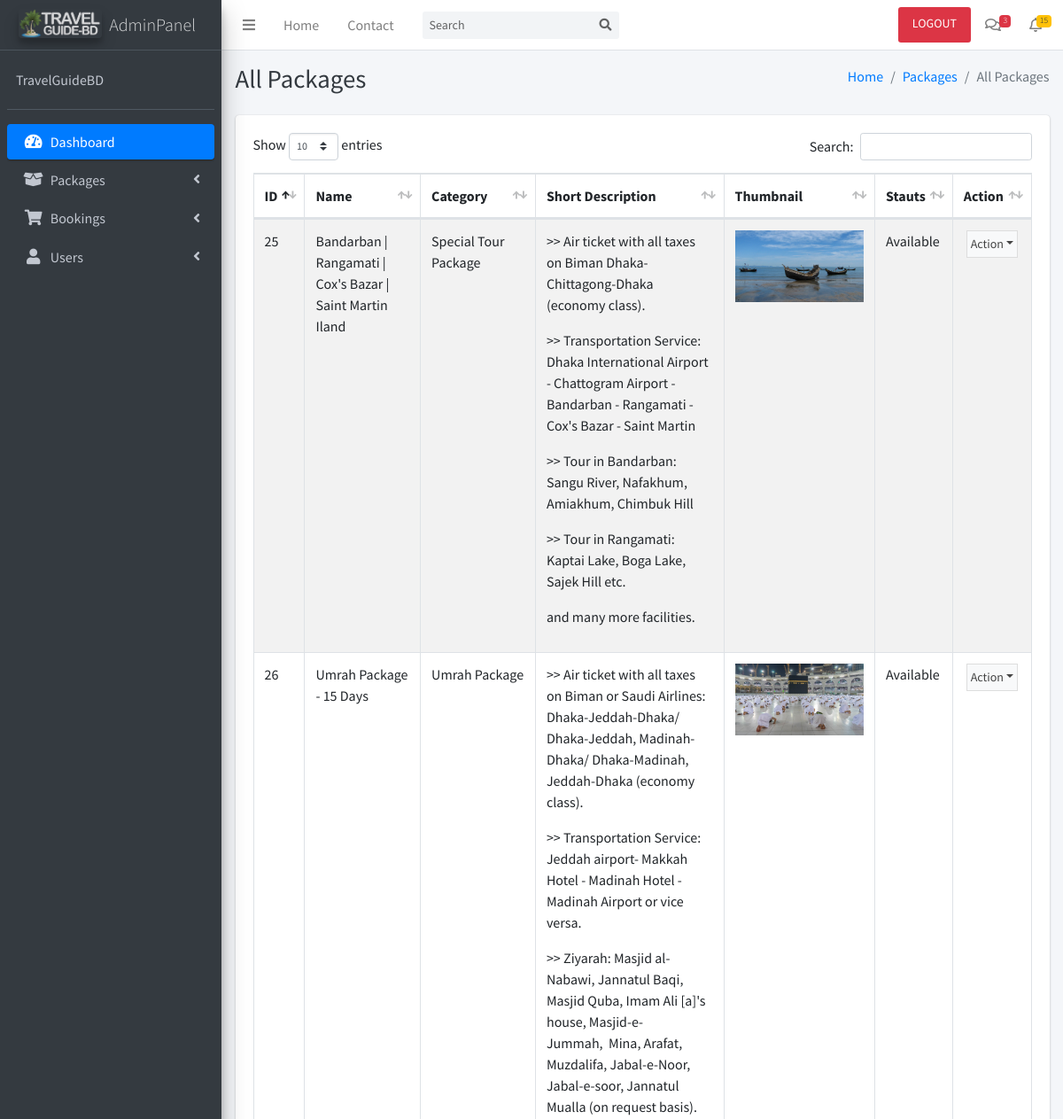
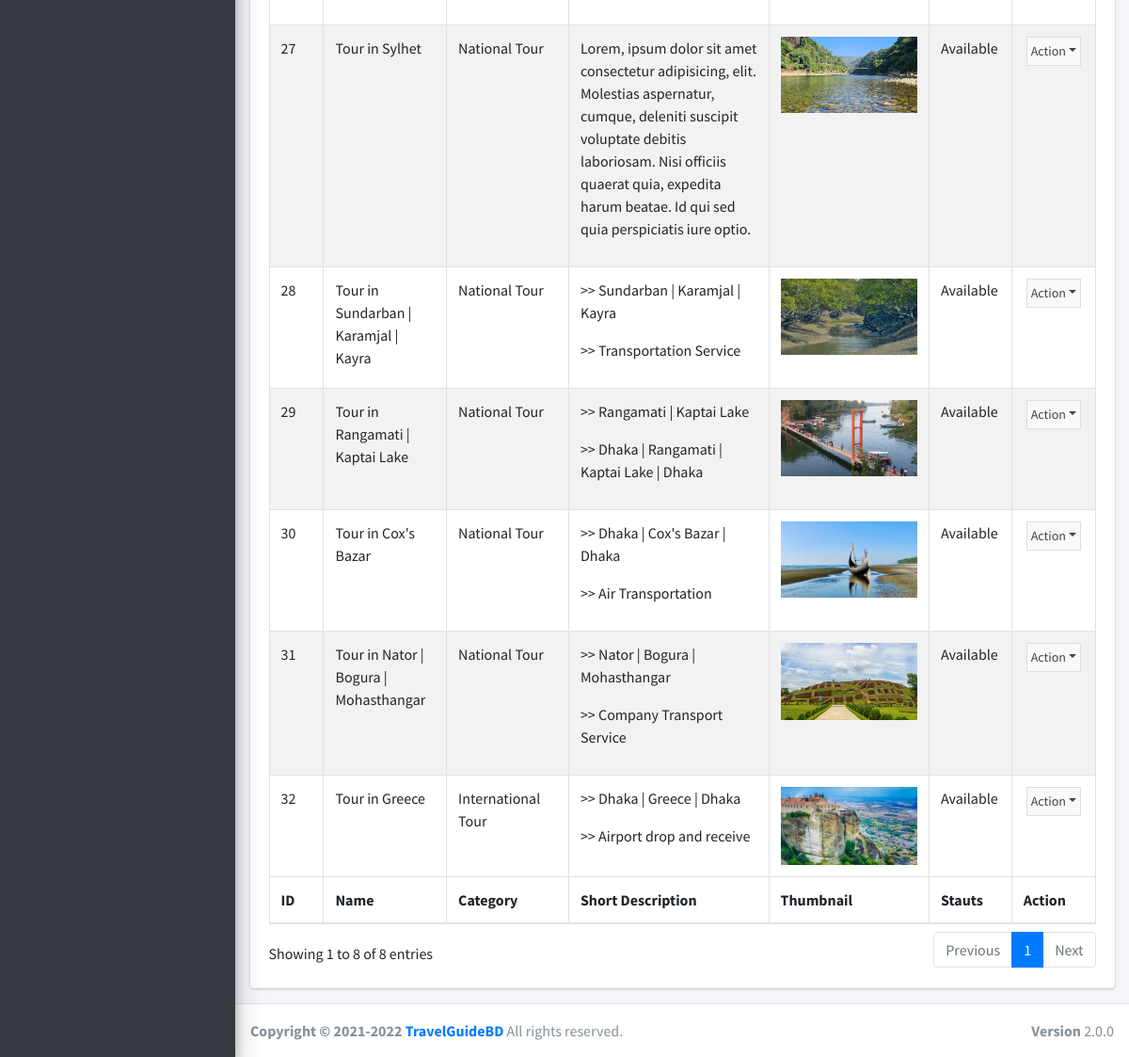
/managing/packages.php (signed in), run on the app's committed database (2 pictures, top to bottom).
### tables this page shows
CREATE TABLE `packages` (
  `p_id` smallint(4) UNSIGNED NOT NULL,
  `p_name` varchar(100) NOT NULL,
  `p_title` varchar(100) NOT NULL,
  `p_category` varchar(100) NOT NULL,
  `p_short_des` varchar(1500) NOT NULL,
  `p_description` varchar(10000) NOT NULL,
  `p_thumb` varchar(100) NOT NULL,
  `p_dur_days` tinyint(2) NOT NULL,
  `p_dur_nights` tinyint(2) NOT NULL,
  `p_price` mediumint(7) UNSIGNED NOT NULL,
  `p_status` varchar(10) NOT NULL DEFAULT 'Available',
  `p_create_time` datetime NOT NULL DEFAULT current_timestamp()
);

CREATE TABLE `package_category` (
  `category_id` tinyint(2) NOT NULL,
  `category_name` varchar(20) NOT NULL
);

### managing/packages.php (the view, shortened to what this page needs)
<?php include "../includes/dbcon.php" ?>
<!DOCTYPE html>
<html lang="en">
<head>
  <link rel="stylesheet" href="plugins/fontawesome-free/css/all.min.css">
  <link rel="stylesheet" href="plugins/overlayScrollbars/css/OverlayScrollbars.min.css">
  <link rel="stylesheet" href="plugins/datatables-bs4/css/dataTables.bootstrap4.min.css">
  <link rel="stylesheet" href="plugins/datatables-responsive/css/responsive.bootstrap4.min.css">
  <link rel="stylesheet" href="dist/css/adminlte.min.css">
</head>
<body class="hold-transition sidebar-mini layout-fixed layout-navbar-fixed layout-footer-fixed">
  <div class="wrapper">
    <?php include("includes/topbar.php"); ?>
    <?php include("includes/left_sidebar.php"); ?>
    <div class="content-wrapper">
      <div class="content-header">
        <div class="container-fluid">
          <div class="row mb-2">
            <div class="col-sm-6">
              <h1 class="m-0 text-dark">All Packages</h1>
            </div>
            <div class="col-sm-6">
              <ol class="breadcrumb float-sm-right">
                <li class="breadcrumb-item"><a href="index.php">Home</a></li>
                <li class="breadcrumb-item"><a href="packages.php">Packages</a></li>
                <li class="breadcrumb-item active">All Packages</li>
              </ol>
            </div>
          </div>
        </div>
      </div>
      <section class="content">
        <div class="container-fluid">
          <div class="row">
            <div class="col-12">
              <div class="card">
                <div class="card-body">
                <table id="example1" class="table table-bordered table-striped">
                    <colgroup>
                      <col width="5%">
                      <col width="15%">
                      <col width="15%">
                      <col width="25%">
                      <col width="20%">
                      <col width="10%">
                      <col width="10%">
                    </colgroup>
                    <thead>
                      <tr>
                        <th>ID</th>
                        <th>Name</th>
                        <th>Category</th>
                        <th>Short Description</th>
                        <th>Thumbnail</th>
                        <th>Stauts</th>
                        <th>Action</th>
                      </tr>
                    </thead>
                    <tbody>
                      <?php
                      $sql = "SELECT * FROM packages, package_category WHERE p_category=category_id";
                      $result = $dbcon->query($sql);
                      while ($row = $result->fetch_assoc()) { ?>
                        <tr>
                          <td><?php echo $row['p_id'] ?></td>
                          <td><?php echo html_entity_decode($row['p_name']) ?></td>
                          <td><?php echo $row['category_name'] ?></td>
                          <td><?php echo html_entity_decode($row['p_short_des']) ?></td>
                          <td>
                            <img src="<?= base_url."/img/packages/".$row['p_thumb'] ?>" alt="Package Thumb" width="100%">
                          </td>
                          <td><?php echo $row['p_status'] ?></td>
                          <td align="center">
                            <button type="button" class="btn btn-flat p-1 btn-default btn-sm dropdown-toggle dropdown-icon" data-toggle="dropdown">
                              Action
                            </button>
                          </td>
                        </tr>
                      <?php } ?>
                    </tbody>
                    <tfoot>
                      <tr>
                        <th>ID</th>
                        <th>Name</th>
                        <th>Category</th>
                        <th>Short Description</th>
                        <th>Thumbnail</th>
                        <th>Stauts</th>
                        <th>Action</th>
                      </tr>
                    </tfoot>
                  </table>
                </div>
              </div>
            </div>
          </div>
        </div>
      </section>
    </div>
    <?php include("includes/footer.php") ?>
  </div>
</body>
</html>

### managing/includes/topbar.php (shortened to what this page needs)
<nav class="main-header navbar navbar-expand navbar-white navbar-light">
    <ul class="navbar-nav">
      <li class="nav-item">
        <a class="nav-link" data-widget="pushmenu" href="#" role="button"><i class="fas fa-bars"></i></a>
      </li>
      <li class="nav-item d-none d-sm-inline-block">
        <a href="dashboard.php" class="nav-link">Home</a>
      </li>
      <li class="nav-item d-none d-sm-inline-block">
        <a href="#" class="nav-link">Contact</a>
      </li>
    </ul>
    <form class="form-inline ml-3">
      <div class="input-group input-group-sm">
        <input class="form-control form-control-navbar" type="search" placeholder="Search" aria-label="Search">
        <div class="input-group-append">
          <button class="btn btn-navbar" type="submit">
            <i class="fas fa-search"></i>
          </button>
        </div>
      </div>
    </form>
    <ul class="navbar-nav ml-auto">
      <li class="nav-item">
        <?php
          if(isset($_SESSION['user_email'])){
            ?>
              <a href="logout.php" class="nav-link btn-sm btn-danger text-white">LOGOUT</a>
            <?php
          }
        ?>
      </li>
      <li class="nav-item dropdown">
        <a class="nav-link" data-toggle="dropdown" href="#">
          <i class="far fa-comments"></i>
          <span class="badge badge-danger navbar-badge">3</span>
        </a>
      </li>
      <li class="nav-item dropdown">
        <a class="nav-link" data-toggle="dropdown" href="#">
          <i class="far fa-bell"></i>
          <span class="badge badge-warning navbar-badge">15</span>
        </a>
      </li>
    </ul>
  </nav>

### managing/includes/left_sidebar.php (shortened to what this page needs)
<aside class="main-sidebar sidebar-dark-primary elevation-4">
    <a href="dashboard.php" class="brand-link">
      <img src="<?= base_url ?>img/logo.png" alt="TravelGuideBD Logo" class="brand-image img-rounded elevation-3"
           style="opacity: .8">
      <span class="brand-text font-weight-light">AdminPanel</span>
    </a>
    <div class="sidebar">
      <div class="user-panel mt-3 pb-3 mb-3 d-flex">
        <div class="info">
          <a href="#" class="d-block">TravelGuideBD</a>
        </div>
      </div>
      <nav class="mt-2">
        <ul class="nav nav-pills nav-sidebar flex-column" data-widget="treeview" role="menu" data-accordion="false">
          <li class="nav-item">
            <a href="index.php" class="nav-link active">
              <i class="nav-icon fas fa-tachometer-alt"></i>
              <p>
                Dashboard
              </p>
            </a>
          </li>
          <li class="nav-item has-treeview">
            <a href="#" class="nav-link">
              <i class="nav-icon fas fa-box-open"></i>
              <p>
                Packages
                <i class="right fas fa-angle-left"></i>
              </p>
            </a>
          </li>
          <li class="nav-item has-treeview">
            <a href="#" class="nav-link">
              <i class="nav-icon fas fa-shopping-cart"></i>
              <p>
                Bookings
                <i class="right fas fa-angle-left"></i>
              </p>
            </a>
          </li>
          <li class="nav-item has-treeview">
            <a href="#" class="nav-link">
              <i class="nav-icon fas fa-user"></i>
              <p>
                Users
                <i class="fas fa-angle-left right"></i>
              </p>
            </a>
              </li>
            </ul>
      </nav>
    </div>
  </aside>

### managing/includes/footer.php
<footer class="main-footer">
    <strong>Copyright &copy; 2021-2022 <a href="../index.php">TravelGuideBD</a></strong>
    All rights reserved.
    <div class="float-right d-none d-sm-inline-block">
      <b>Version</b> 2.0.0
    </div>
  </footer>

### data on the page
packages: p_id "25", p_name "Bandarban | Rangamati | Cox's Bazar | Saint Martin Iland", package_category.category_name "Special Tour Package", p_short_des ">> Air ticket with all taxes on Biman Dhaka-Chittagong-Dhaka (economy class). >> Transportation Service: Dhaka International Airport - Chattogram Airport - Bandarban - Rangamati - Cox's Bazar - Saint Martin >> Tour in Bandarban: Sangu River, Nafakhum, Amiakhum, Chimbuk Hill >> Tour in Rangamati: Kaptai Lake, Boga Lake, Sajek Hill etc. and many more facilities.", p_thumb (picture), p_status "Available"
packages: p_id "26", p_name "Umrah Package - 15 Days", package_category.category_name "Umrah Package", p_short_des ">> Air ticket with all taxes on Biman or Saudi Airlines: Dhaka-Jeddah-Dhaka/ Dhaka-Jeddah, Madinah-Dhaka/ Dhaka-Madinah, Jeddah-Dhaka (economy class). >> Transportation Service: Jeddah airport- Makkah Hotel - Madinah Hotel - Madinah Airport or vice versa. >> Ziyarah: Masjid al-Nabawi, Jannatul Baqi, Masjid Quba, Imam Ali [a]'s house, Masjid-e-Jummah, Mina, Arafat, Muzdalifa, Jabal-e-Noor, Jabal-e-soor, Jannatul Mualla (on request basis).", p_thumb (picture), p_status "Available"
packages: p_id "27", p_name "Tour in Sylhet", package_category.category_name "National Tour", p_short_des "Lorem, ipsum dolor sit amet consectetur adipisicing, elit. Molestias aspernatur, cumque, deleniti suscipit voluptate debitis laboriosam. Nisi officiis quaerat quia, expedita harum beatae. Id qui sed quia perspiciatis iure optio.", p_thumb (picture), p_status "Available"
packages: p_id "28", p_name "Tour in Sundarban | Karamjal | Kayra", package_category.category_name "National Tour", p_short_des ">> Sundarban | Karamjal | Kayra >> Transportation Service", p_thumb (picture), p_status "Available"
packages: p_id "29", p_name "Tour in Rangamati | Kaptai Lake", package_category.category_name "National Tour", p_short_des ">> Rangamati | Kaptai Lake >> Dhaka | Rangamati | Kaptai Lake | Dhaka", p_thumb (picture), p_status "Available"
packages: p_id "30", p_name "Tour in Cox's Bazar", package_category.category_name "National Tour", p_short_des ">> Dhaka | Cox's Bazar | Dhaka >> Air Transportation", p_thumb (picture), p_status "Available"
packages: p_id "31", p_name "Tour in Nator | Bogura | Mohasthangar", package_category.category_name "National Tour", p_short_des ">> Nator | Bogura | Mohasthangar >> Company Transport Service", p_thumb (picture), p_status "Available"
packages: p_id "32", p_name "Tour in Greece", package_category.category_name "International Tour", p_short_des ">> Dhaka | Greece | Dhaka >> Airport drop and receive", p_thumb (picture), p_status "Available"
